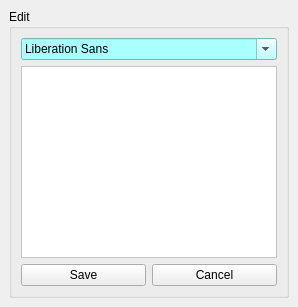
  <widget class="QDockWidget" name="dockWidget">
   <property name="autoFillBackground">
    <bool>false</bool>
   </property>
   <property name="floating">
    <bool>true</bool>
   </property>
   <attribute name="dockWidgetArea">
    <number>2</number>
   </attribute>
   <widget class="QWidget" name="dockWidgetContents_2">
    <layout class="QGridLayout" name="gridLayout_17">
     <item row="0" column="0">
      <widget class="QGroupBox" name="groupBox_4">
       <property name="title">
        <string>Edit</string>
       </property>
       <layout class="QGridLayout" name="gridLayout_10">
        <item row="1" column="0" colspan="2">
         <widget class="QTextEdit" name="textEdit">
          <property name="styleSheet">
           <string notr="true">font: 13pt &quot;Kalpurush&quot;;
background-color: rgb(255, 255, 255);</string>
          </property>
         </widget>
        </item>
        <item row="2" column="0">
         <widget class="QPushButton" name="comit_save_pushButton">
          <property name="styleSheet">
           <string notr="true">QPushButton{
 padding-top:2px;
	font: 10pt &quot;MS Shell Dlg 2l&quot;;
	color: rgb(255, 255, 255);
background-color:qlineargradient(spread:pad, x1:1, y1:0, x2:1, y2:1, stop:0 rgba(0, 244, 255, 255), stop:1 rgba(3, 115, 255, 255));

border:1px solid rgb(253, 254, 254);

border-radius:5px;
}
QPushButton:hover{
color: qlineargradient(spread:pad, x1:0, y1:0, x2:1, y2:1, stop:0 rgba(63, 63, 63, 255), stop:1 rgba(33, 33, 33, 255));
 background-color: qlineargradient(spread:pad, x1:0.505636, y1:0.221, x2:0.431818, y2:1, stop:0 rgba(89, 255, 255, 255), stop:1 rgba(60, 138, 255, 255));

}

QPushButton:pressed{
background-color: qlineargradient(spread:pad, x1:0.767, y1:1, x2:1, y2:0, stop:0 rgba(0, 244, 255, 255), stop:1 rgba(3, 115, 255, 255));\n&quot;

}</string>
          </property>
          <property name="text">
           <string>Save</string>
          </property>
         </widget>
        </item>
        <item row="2" column="1">
         <widget class="QPushButton" name="Cancel_pushButton_2">
          <property name="styleSheet">
           <string notr="true">QPushButton{
 padding-top:2px;
	font: 10pt &quot;MS Shell Dlg 2l&quot;;
	color: rgb(255, 255, 255);
background-color:qlineargradient(spread:pad, x1:1, y1:0, x2:1, y2:1, stop:0 rgba(0, 244, 255, 255), stop:1 rgba(3, 115, 255, 255));

border:1px solid rgb(253, 254, 254);

border-radius:5px;
}
QPushButton:hover{
color: qlineargradient(spread:pad, x1:0, y1:0, x2:1, y2:1, stop:0 rgba(63, 63, 63, 255), stop:1 rgba(33, 33, 33, 255));
 background-color: qlineargradient(spread:pad, x1:0.505636, y1:0.221, x2:0.431818, y2:1, stop:0 rgba(89, 255, 255, 255), stop:1 rgba(60, 138, 255, 255));

}

QPushButton:pressed{
background-color: qlineargradient(spread:pad, x1:0.767, y1:1, x2:1, y2:0, stop:0 rgba(0, 244, 255, 255), stop:1 rgba(3, 115, 255, 255));\n&quot;

}</string>
          </property>
          <property name="text">
           <string>Cancel</string>
          </property>
         </widget>
        </item>
        <item row="0" column="0" colspan="2">
         <widget class="QFontComboBox" name="fontComboBox">
          <property name="styleSheet">
           <string notr="true">font: 10pt &quot;MS Shell Dlg 2&quot;;
background-color: rgb(170, 255, 255);</string>
          </property>
         </widget>
        </item>
       </layout>
      </widget>
     </item>
    </layout>
   </widget>
  </widget>
